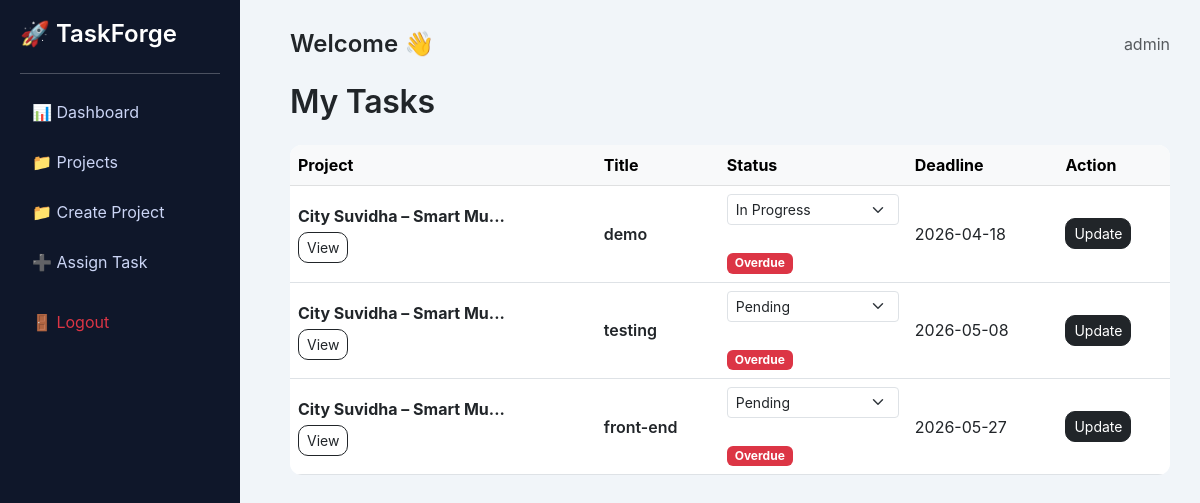
The app's page /tasks/list.php (signed in) with its own data.
### tables this page shows
CREATE TABLE `tasks` (
  `id` int(11) NOT NULL,
  `title` varchar(255) DEFAULT NULL,
  `description` text DEFAULT NULL,
  `project_id` int(11) DEFAULT NULL,
  `assigned_to` int(11) DEFAULT NULL,
  `status` enum('pending','in_progress','completed') DEFAULT 'pending',
  `deadline` date DEFAULT NULL,
  `created_at` timestamp NOT NULL DEFAULT current_timestamp()
);

CREATE TABLE `projects` (
  `id` int(11) NOT NULL,
  `name` varchar(100) DEFAULT NULL,
  `description` text DEFAULT NULL,
  `created_by` int(11) DEFAULT NULL,
  `created_at` timestamp NOT NULL DEFAULT current_timestamp()
);

### tasks/list.php (the view, shortened to what this page needs)
<?php
include("../config/db.php");
if($_SESSION['role'] == 'admin'){
    $result = $conn->query("
        SELECT t.*, p.name as project_name, p.description
        FROM tasks t
        JOIN projects p ON t.project_id = p.id
        ORDER BY t.id DESC
    ");
}
?>
<?php include("../includes/layout_start.php"); ?>
<h2 class="mb-4 fw-semibold">My Tasks</h2>
<table class="table align-middle bg-white">
<thead class="table-light">
<tr>
<th>Project</th>
<th>Title</th>
<th>Status</th>
<th>Deadline</th>
<th>Action</th>
</tr>
</thead>
<tbody>
<?php while($row = $result->fetch_assoc()){ ?>
<tr>
<form method="POST">
<td>
<strong>
<?php echo substr(htmlspecialchars($row['project_name']), 0, 25); ?>...
</strong>
<br>
<button
type="button"
class="btn btn-sm btn-outline-dark mt-1"
data-bs-toggle="modal"
data-bs-target="#projectModal<?php echo $row['project_id']; ?>">
View
</button>
</td>
<td class="fw-semibold text-dark">
<?php echo htmlspecialchars($row['title']); ?>
</td>
<td>
<select name="status" class="form-select form-select-sm">
<option value="pending" <?php if($row['status']=='pending') echo 'selected'; ?>>Pending</option>
<option value="in_progress" <?php if($row['status']=='in_progress') echo 'selected'; ?>>In Progress</option>
</select>
<?php
if($row['deadline'] < date('Y-m-d') && $row['status'] != 'completed'){
    echo "<br><span class='badge bg-danger mt-1'>Overdue</span>";
}
?>
</td>
<td><?php echo $row['deadline']; ?></td>
<td>
<button class="btn btn-sm btn-dark" name="update">Update</button>
</td>
</form>
</tr>
<?php } ?>
</tbody>
</table>
<?php include("../includes/layout_end.php"); ?>

### includes/layout_start.php (shortened to what this page needs)
<!DOCTYPE html>
<html>
<head>
<link href="https://cdn.jsdelivr.net/npm/bootstrap@5.3.0/dist/css/bootstrap.min.css" rel="stylesheet">
</head>
<body>
<div class="sidebar">
    <h4 class="mb-4">🚀 TaskForge</h4>
    <hr>
    <a href="../dashboard/index.php">📊 Dashboard</a>
    <a href="../projects/list.php">📁 Projects</a>
    <?php if($_SESSION['role']=='admin'){ ?>
    <a href="../projects/create.php">📁 Create Project</a>
    <a href="../tasks/create.php">➕ Assign Task</a>
    <?php } ?>
    <a href="../auth/logout.php" class="text-danger mt-3">🚪 Logout</a>
</div>
<div class="content">
    <div class="d-flex justify-content-between align-items-center mb-4">
<h4 class="fw-semibold mb-0">Welcome 👋</h4>
<div class="text-muted">
<?php echo $_SESSION['role']; ?>
</div>
</div>

### includes/layout_end.php (shortened to what this page needs)
</div>
</body>
</html>

### includes/layout_start.php (style rules this page uses)
body { background: #f1f5f9; font-family: 'Inter', 'Segoe UI', sans-serif; }
.sidebar { width: 240px; height: 100vh; position: fixed; background: #0f172a; padding: 20px; color: white; }
.sidebar h4 { font-weight: 600; }
.sidebar a { display: block; padding: 10px 12px; border-radius: 10px; color: #cbd5f5; text-decoration: none; margin-bottom: 6px; transition: 0.2s; }
.content { margin-left: 260px; padding: 30px; }
.table { border-radius: 12px; overflow: hidden; }
.btn { border-radius: 10px; }
h2, h3, h5 { letter-spacing: -0.3px; }

### records on screen
tasks: project.name "City Suvidha – Smart Mu", title "demo", status "In Progress", shows "Overdue", deadline "2026-04-18"
tasks: project.name "City Suvidha – Smart Mu", title "testing", status "Pending", shows "Overdue", deadline "2026-05-08"
tasks: project.name "City Suvidha – Smart Mu", title "front-end", status "Pending", shows "Overdue", deadline "2026-05-27"

### other values on screen
$_SESSION['role'] "admin"
